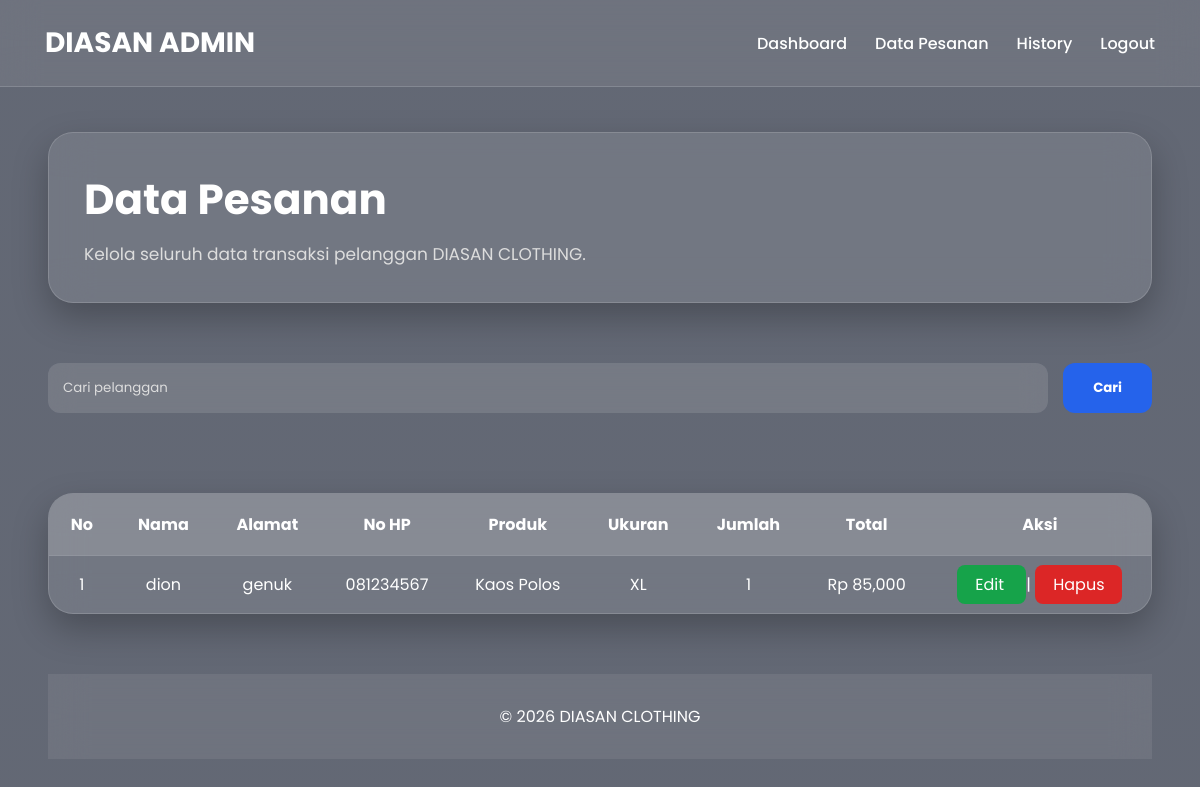
The app's page /pesanan.php?cari=dion (signed in) with its own data.
### tables this page shows
CREATE TABLE `pesanan` (
  `id` int(11) NOT NULL,
  `nama` varchar(100) DEFAULT NULL,
  `alamat` text DEFAULT NULL,
  `no_hp` varchar(20) DEFAULT NULL,
  `produk` varchar(50) DEFAULT NULL,
  `ukuran` varchar(10) DEFAULT NULL,
  `jumlah` int(11) DEFAULT NULL,
  `total_harga` int(11) DEFAULT NULL
);

### pesanan.php (the view, shortened to what this page needs)
<?php
include "koneksi.php";
?>
<!DOCTYPE html>
<html>
<head>
</head>
<body>
<nav>
<h1>DIASAN ADMIN</h1>
<ul>
<li>
<a href="dashboard.php">
Dashboard
</a>
</li>
<li>
<a href="pesanan.php">
Data Pesanan
</a>
</li>
<li>
<a href="history.php">
History
</a>
</li>
<li>
<a href="logout.php">
Logout
</a>
</li>
</ul>
</nav>
<div class="container">
<div class="page-header">
<h1>
 Data Pesanan
</h1>
<p>
Kelola seluruh data transaksi pelanggan
DIASAN CLOTHING.
</p>
</div>
<br>
<form method="GET" class="search-box">
<input
type="text"
name="cari"
placeholder="Cari pelanggan">
<button
type="submit"
class="btn">
Cari
</button>
</form>
<br><br>
<div class="table-box">
<table>
<tr>
<th>No</th>
<th>Nama</th>
<th>Alamat</th>
<th>No HP</th>
<th>Produk</th>
<th>Ukuran</th>
<th>Jumlah</th>
<th>Total</th>
<th>Aksi</th>
</tr>
<?php
$no=1;
if(isset($_GET['cari']))
{
$cari=$_GET['cari'];
$data=mysqli_query(
$conn,
"SELECT *
FROM pesanan
WHERE nama
LIKE '%$cari%'
ORDER BY id DESC"
);
}
while($d=mysqli_fetch_array($data))
{
?>
<tr>
<td>
<?php echo $no++; ?>
</td>
<td>
<?php echo $d['nama']; ?>
</td>
<td>
<?php echo $d['alamat']; ?>
</td>
<td>
<?php echo $d['no_hp']; ?>
</td>
<td>
<?php echo $d['produk']; ?>
</td>
<td>
<?php echo $d['ukuran']; ?>
</td>
<td>
<?php echo $d['jumlah']; ?>
</td>
<td>
Rp
<?php
echo number_format(
$d['total_harga']
);
?>
</td>
<td>
<a class="edit"
href="edit.php?id=<?php echo $d['id']; ?>">
Edit
</a>
|
<a class="hapus"
href="hapus.php?id=<?php echo $d['id']; ?>"
onclick="return confirm('Yakin?')"
>
Hapus
</a>
</td>
</tr>
<?php
}
?>
</table>
</div>
<footer>
<p>
© 2026 DIASAN CLOTHING
</p>
</footer>
</body>
</html>

### pesanan.php (style rules this page uses)
* { margin:0; padding:0; box-sizing:border-box; font-family:'Poppins',sans-serif; }
body { background: linear-gradient(rgba(15,23,42,.65),rgba(15,23,42,.65)), url("https://images.unsplash.com/photo-1483985988355-763728e1935b?auto=format&fit=crop&w=2000&q=80"); background-size:cover; background-position:center; background-attachment:fixed; min-height:100vh; }
nav { display:flex; justify-content:space-between; align-items:center; padding:22px 45px; background:rgba(255,255,255,.08); backdrop-filter:blur(18px); border-bottom:1px solid rgba(255,255,255,.15); position:sticky; top:0; z-index:999; }
nav h1 { color:white; font-size:28px; font-weight:700; }
nav ul { display:flex; list-style:none; gap:28px; }
nav a { color:white; text-decoration:none; font-weight:500; transition:.3s; }
.container { width:92%; max-width:1450px; margin:auto; padding:45px 0; }
.page-header { background:rgba(255,255,255,.10); backdrop-filter:blur(20px); border-radius:25px; padding:35px; margin-bottom:35px; color:white; box-shadow:0 15px 35px rgba(0,0,0,.25); border:1px solid rgba(255,255,255,.15); }
.page-header h1 { font-size:42px; margin-bottom:10px; }
.page-header p { color:#ddd; font-size:17px; }
.search-box { display:flex; gap:15px; margin-bottom:30px; }
.search-box input { flex:1; padding:15px; border:none; border-radius:12px; background:rgba(255,255,255,.12); color:white; backdrop-filter:blur(12px); }
.search-box input::placeholder { color:#ddd; }
.search-box button { padding:15px 30px; border:none; border-radius:12px; background:#2563eb; color:white; font-weight:bold; cursor:pointer; transition:.3s; }
.table-box { background:rgba(255,255,255,.10); backdrop-filter:blur(18px); border-radius:25px; overflow:hidden; box-shadow:0 15px 35px rgba(0,0,0,.25); border:1px solid rgba(255,255,255,.15); }
table { width:100%; border-collapse:collapse; color:white; }
th { background:rgba(255,255,255,.15); padding:18px; }
td { padding:16px; text-align:center; border-top:1px solid rgba(255,255,255,.08); }
.edit { background:#16a34a; padding:8px 18px; border-radius:8px; color:white; text-decoration:none; }
.hapus { background:#dc2626; padding:8px 18px; border-radius:8px; color:white; text-decoration:none; }
footer { margin-top:60px; padding:30px; text-align:center; color:white; background:rgba(255,255,255,.08); backdrop-filter:blur(18px); }

### records on screen
pesanan: nama "dion", alamat "genuk", no_hp "081234567", produk "Kaos Polos", ukuran "XL", jumlah "1", total_harga "85,000"
